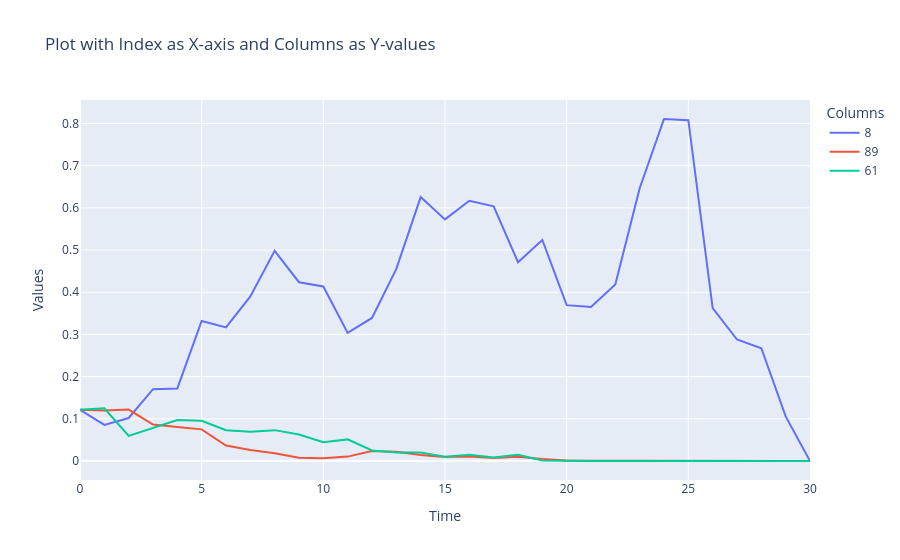

The code cell stored with this chart in its notebook:
### Code cell
fig = go.Figure()

# Add traces for each column
for column in deltas.columns[values]:
    fig.add_trace(go.Scatter(x=deltas.index, y=deltas[column], mode='lines', name=column))

# Update layout
fig.update_layout(
    title='Plot with Index as X-axis and Columns as Y-values',
    xaxis_title='Time',
    yaxis_title='Values',
    template='plotly',
    legend=dict(title='Columns'),
)

# Show the plot
fig.show()

### Figure 1 — Plotly figure (JSON) as saved in the notebook; plotly's stock layout.template omitted (floating-point values rounded to 4 significant figures)
{"data": [{"mode": "lines", "name": "8", "type": "scatter", "x": [0, 1, 2, 3, 4, 5, 6, 7, 8, 9, 10, 11, 12, 13, 14, 15, 16, 17, 18, 19, 20, 21, 22, 23, 24, 25, 26, 27, 28, 29, 30], "y": [0.1214, 0.08552, 0.1019, 0.1703, 0.172, 0.3319, 0.3168, 0.3902, 0.4983, 0.4238, 0.4138, 0.3038, 0.3392, 0.4555, 0.6257, 0.5727, 0.617, 0.6036, 0.4711, 0.5239, 0.3695, 0.3649, 0.4185, 0.6467, 0.8107, 0.808, 0.3626, 0.288, 0.2673, 0.1057, 0]}, {"mode": "lines", "name": "89", "type": "scatter", "x": [0, 1, 2, 3, 4, 5, 6, 7, 8, 9, 10, 11, 12, 13, 14, 15, 16, 17, 18, 19, 20, 21, 22, 23, 24, 25, 26, 27, 28, 29, 30], "y": [0.1214, 0.1195, 0.122, 0.0865, 0.08063, 0.07499, 0.03674, 0.02596, 0.01816, 0.007491, 0.006508, 0.01041, 0.02377, 0.02211, 0.0143, 0.009357, 0.01045, 0.00697, 0.01021, 0.004774, 0.001356, 0.0001467, 0.0003935, 0.0003504, 1.227e-05, 1.346e-07, 7.177e-06, 2.022e-06, 2.983e-09, 4.138e-12, 0]}, {"mode": "lines", "name": "61", "type": "scatter", "x": [0, 1, 2, 3, 4, 5, 6, 7, 8, 9, 10, 11, 12, 13, 14, 15, 16, 17, 18, 19, 20, 21, 22, 23, 24, 25, 26, 27, 28, 29, 30], "y": [0.1214, 0.1249, 0.05948, 0.07887, 0.09715, 0.09548, 0.07307, 0.06945, 0.07317, 0.06286, 0.04461, 0.05122, 0.02494, 0.02007, 0.02021, 0.01011, 0.01495, 0.008509, 0.01501, 0.001128, 0.0001495, 8.041e-05, 3.601e-05, 3.215e-06, 5.132e-06, 1.782e-06, 2.995e-07, 6.118e-09, 5.916e-09, 1.316e-18, 0]}], "layout": {"legend": {"title": {"text": "Columns"}}, "title": {"text": "Plot with Index as X-axis and Columns as Y-values"}, "xaxis": {"title": {"text": "Time"}}, "yaxis": {"title": {"text": "Values"}}}}
